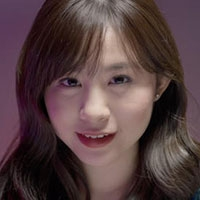
#> input picture OpenCV/test_image/Bell.jpg, 200 x 200 px, found by its file name
$ python Resolutions.py
#> lines starting #> are read from the running program, lines starting #| are printed output that depends on the picture
import numpy as np
import cv2
import matplotlib.pyplot as plt

def image2bitplane(img):
    bp = []
    for c in range(img.shape[2]):
        for i in range(8):
            bp.append(img[:, :, c] // 2 ** i % 2)
#> after the loop, bp = 24 items
    return np.array(bp)

def bitplane2image(bp):
    img = np.zeros((bp[0].shape[0], bp[0].shape[1], 3))
    for b in range(len(bp)):
        img[:, :, b//8] = img[:, :, b//8] + (bp[b] + (bp[b] * 2**(b % 8)))
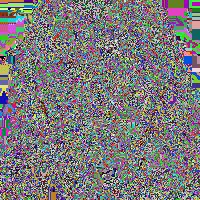
#> img: shape (200, 200, 3) float64; mean of channels 0, 1, 2 122.6, 120.7, 122.7; drawn as B, G, R
    return np.uint8(img)

im = cv2.imread('bell.jpg')[:, :, ::-1]
bp = image2bitplane(im)

idx = np.r_[4:8, 12:16, 20:24]
idx_ans = np.r_[0:4, 8:12, 16:20][::-1]

bp_ans = np.zeros_like(bp)
bp_ans[idx] = bp[idx_ans]
ans = bitplane2image(bp_ans)
plt.subplot(1, 2, 1)
plt.imshow(im)
plt.subplot(1, 2, 2)
plt.imshow(ans)
plt.show()
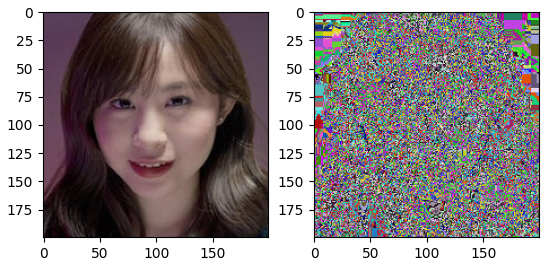
#> figure drawn by matplotlib, 2 panels
